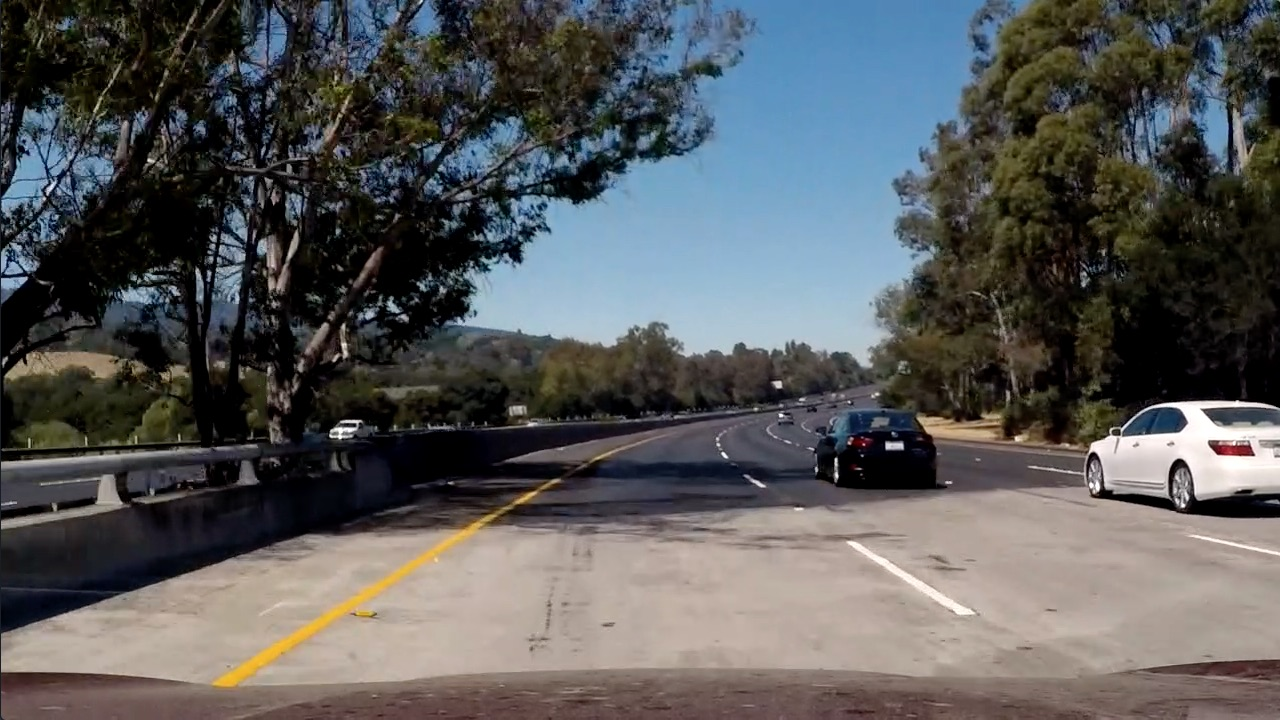
#> input picture test5.jpg, 1280 x 720 px, found by its file name
$ python combined_thresh.py   (older library calls are emulated)
#> lines starting #> are read from the running program, lines starting #| are printed output that depends on the picture
import numpy as np
import cv2
import matplotlib.pyplot as plt
import matplotlib.image as mpimg
import pickle


def abs_sobel_thresh(img, orient='x', thresh_min=20, thresh_max=100):

	gray = cv2.cvtColor(img, cv2.COLOR_RGB2GRAY)
	if orient == 'x':
		abs_sobel = np.absolute(cv2.Sobel(gray, cv2.CV_64F, 1, 0))
	if orient == 'y':
		abs_sobel = np.absolute(cv2.Sobel(gray, cv2.CV_64F, 0, 1))
	scaled_sobel = np.uint8(255*abs_sobel/np.max(abs_sobel))
	binary_output = np.zeros_like(scaled_sobel)
	binary_output[(scaled_sobel >= thresh_min) & (scaled_sobel <= thresh_max)] = 1
	return binary_output


def mag_thresh(img, sobel_kernel=3, mag_thresh=(30, 100)):
	gray = cv2.cvtColor(img, cv2.COLOR_RGB2GRAY)
	sobelx =  cv2.Sobel(gray, cv2.CV_64F, 1,0, ksize=sobel_kernel)
	sobely = cv2.Sobel(gray, cv2.CV_64F, 0, 1, ksize=sobel_kernel)
	gradmag = np.sqrt(sobelx**2 + sobely**2)
	scale_factor = np.max(gradmaq)/255
	gradmag (gradmag/scale_factor).astype(np.unit8)
	binary_output = np.zeros_like(gradmag)
	binary_output[(gradmag >= mag_thresh[0]) & (gradmag <= mag_thresh[1])] = 1
	return binary_output


def dir_threshold(img, sobel_kernel=3, thresh=(0, np.pi/2)):

	gray = cv2.cvtColor(img, cv2.COLOR_RGB2GRAY)
	sobelx = cv2.Sobel(gray, cv2.CV_64F, 1, 0, ksize=sobel_kernel)
	sobely = cv2.Sobel(gray, cv2.CV_64F, 0, 1, ksize=sobel_kernel)
	absgraddir = np.arctan2(np.absolute(sobely), np.absolute(sobelx))
	binary_output =  np.zeros_like(absgraddir)
	binary_output[(absgraddir >= thresh[0]) & (absgraddir <= thresh[1])] = 1
	return binary_output


def hls_thresh(img, thresh=(100, 255)):

	hls = cv2.cvtColor(img, cv2.COLOR_RGB2HLS)
	s_channel = hls[:,:,2]
	binary_output = np.zeros_like(s_channel)
	binary_output[(s_channel > thresh[0]) & (s_channel <= thresh[1])] = 1
	return binary_output


def combined_thresh(img):
	abs_bin = abs_sobel_thresh(img, orient='x', thresh_min=50, thresh_max=255)
	mag_bin = mag_thresh(img, sobel_kernel=3, mag_thresh=(50, 255))
	dir_bin = dir_threshold(img, sobel_kernel=15, thresh=(0.7, 1.3))
	hls_bin = hls_thresh(img, thresh=(170, 255))
	combined = np.zeros_like(dir_bin)
	combined[(abs_bin == 1 | ((mag_bin == 1) & (dir_bin == 1))) | hls_bin == 1] = 1
	return combined, abs_bin, mag_bin, dir_bin, hls_bin  # DEBUG

if __name__ == '__main__':
	img_file = 'test_images/straight_lines1.jpg'
	img_file = 'test_images/test5.jpg'

	with open('calibrate_camera.p', 'rb') as f:
#> (reads calibrate_camera.p from the repository)
		save_dict = pickle.load(f)
	mtx = save_dict['mtx']
	dist = save_dict['dist']

	img = mpimg.imread(img_file)
#> img is the input picture: shape (720, 1280, 3); mean R, G, B 88.5, 89.3, 89.8
	img = cv2.undistort(img, mtx, dist, None, mtx)

	combined, abs_bin, mag_bin, dir_bin, hls_bin = combined_thresh(img)
#> in abs_sobel_thresh, `gray = cv2.cvtColor(img, cv2.COLOR_RGB2GRAY)`:
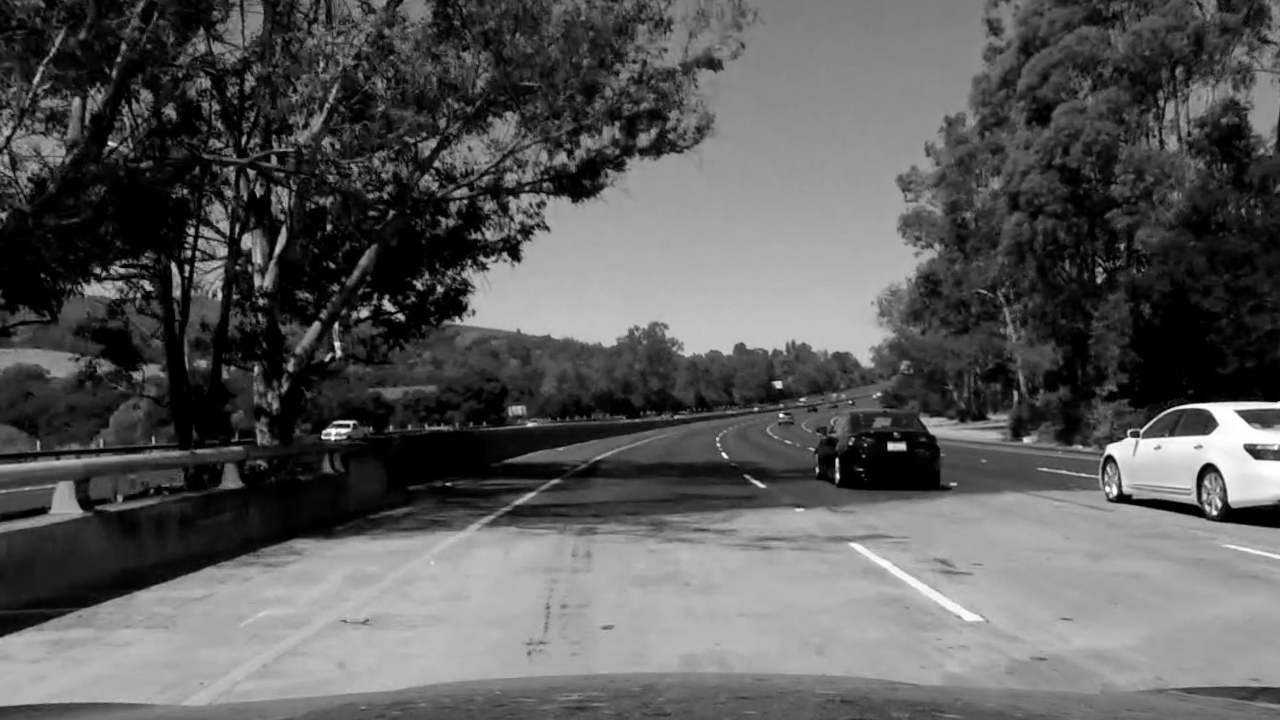
#> gray: shape (720, 1280); min 0, max 255, mean 90.3
#> in combined_thresh, `abs_bin = abs_sobel_thresh(img, orient='x', thresh_min=50, thresh_max=..`:
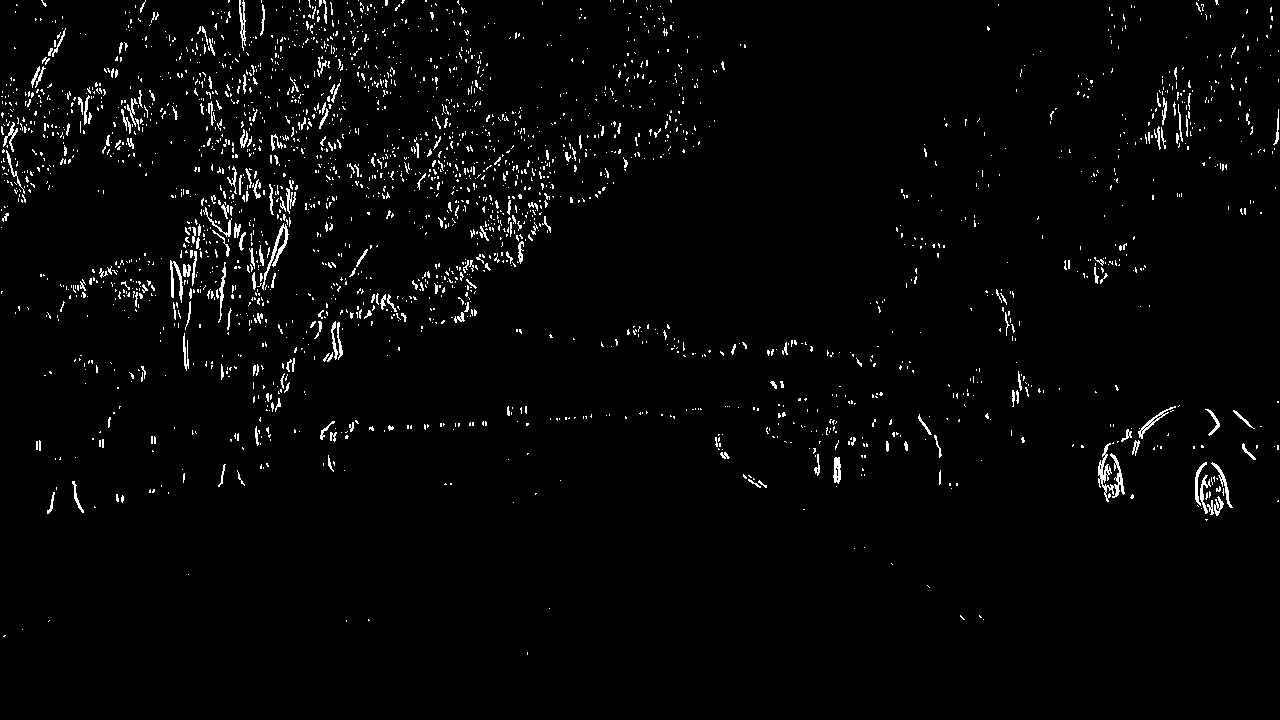
#> abs_bin: shape (720, 1280); values 0 (black) and 1 (white), 2.4% white in thin lines or dots
#> in mag_thresh, `sobely = cv2.Sobel(gray, cv2.CV_64F, 0, 1, ksize=sobel_kernel)`:
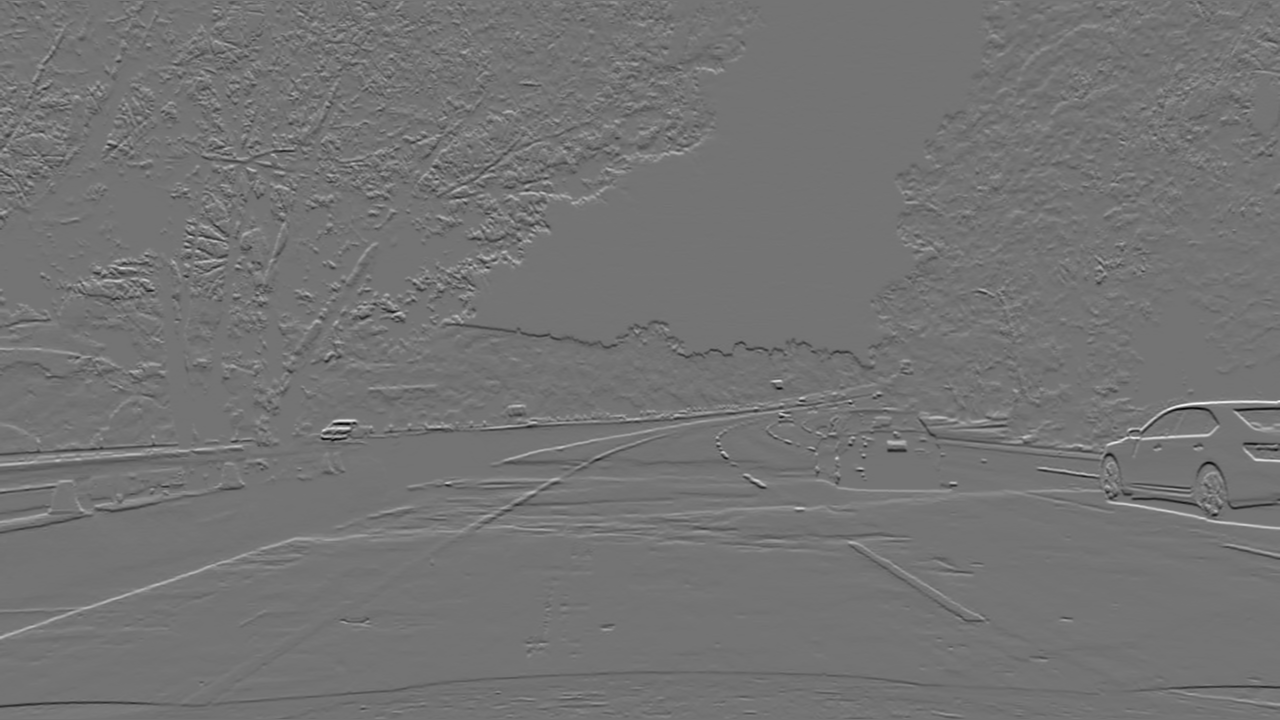
#> sobely: shape (720, 1280) float64; min -748, max 895, mean 0.2; drawn with min black and max white
#> in mag_thresh, `gradmag = np.sqrt(sobelx**2 + sobely**2)`:
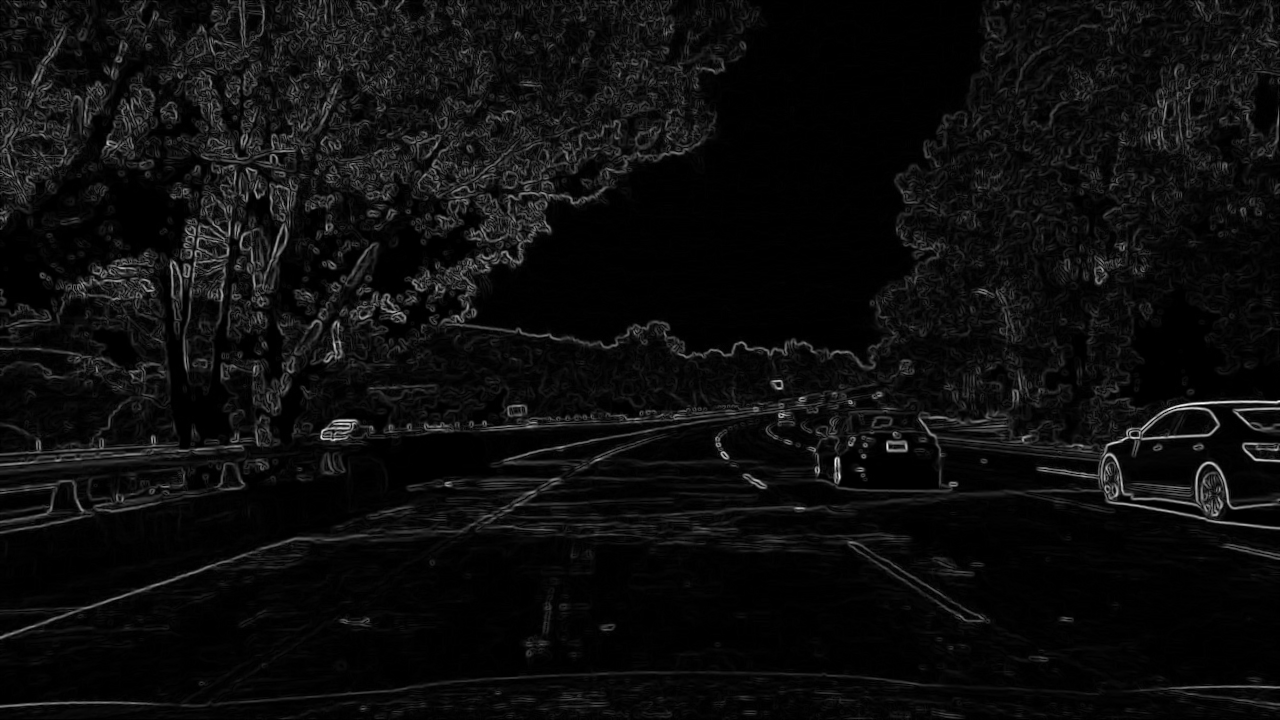
#> gradmag: shape (720, 1280) float64; min 0, max 895.1, mean 46.9; drawn with min black and max white
#> (the run stopped early here; a loop or call above may not have finished)
